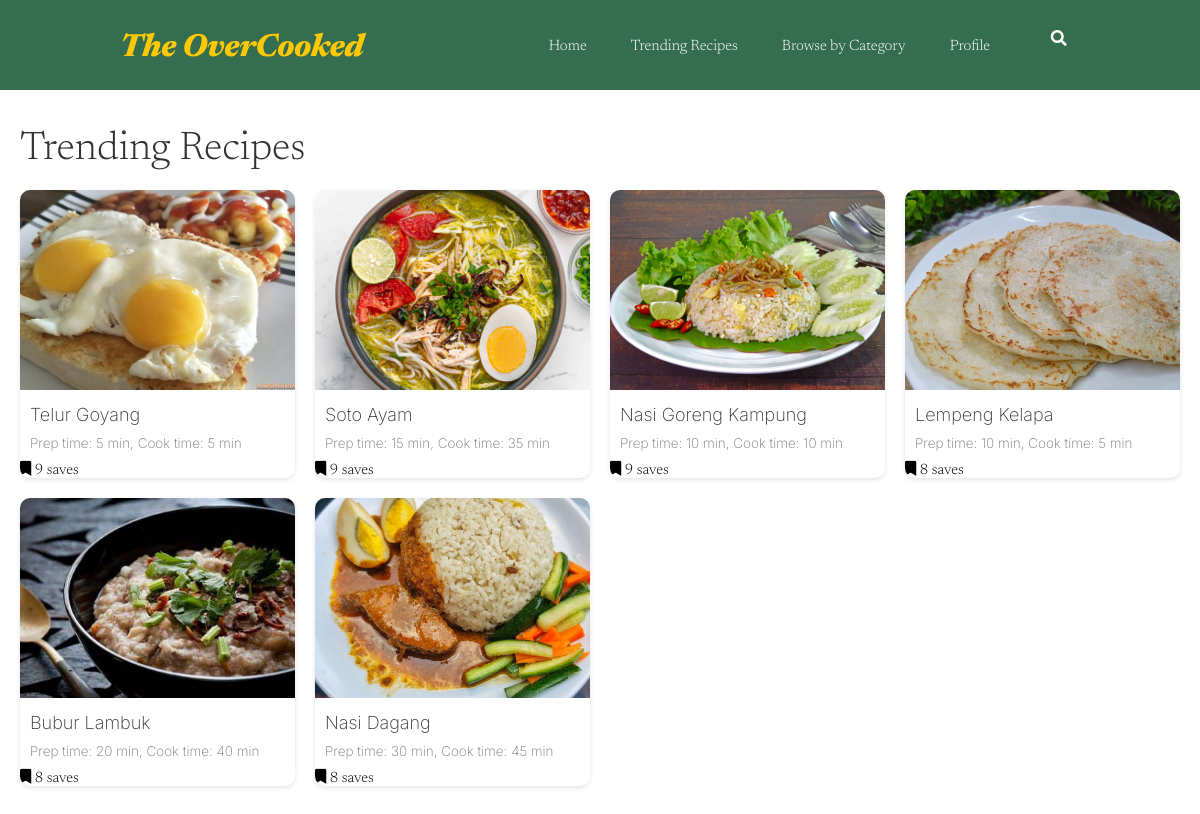
The page /GRUC.recipe_list_trending.php (signed in) on the database its author committed.
### tables this page shows
CREATE TABLE `posted_recipe` (
  `recipeId` int(11) NOT NULL,
  `recipeName` varchar(255) NOT NULL,
  `chefId` int(11) NOT NULL,
  `category` enum('Breakfast','Lunch','Dinner','Dessert','Beverages') NOT NULL,
  `tag` text NOT NULL,
  `picture` varchar(255) NOT NULL,
  `note` varchar(255) NOT NULL,
  `details` varchar(255) NOT NULL,
  `ingredients` text NOT NULL,
  `instruction` text NOT NULL,
  `approved` tinyint(1) DEFAULT 0,
  `datetime_posted` datetime NOT NULL DEFAULT current_timestamp()
);

### GRUC.fetch_trending_recipe.php (the view, shortened to what this page needs)
<?php
$host = "localhost";
$username = "root";
$password = "";
$database = "the_overcooked_db";
try {
    $conn = mysqli_connect($host, $username, $password, $database);
} catch (Exception $e) {
    die("Connection failed: " . $e->getMessage());
}
$sql = "SELECT
            pr.recipeId,
            pr.recipeName,
            pr.picture,
            pr.details,
            COUNT(sr.savedRecipeId) as save_count
        FROM posted_recipe pr
        LEFT JOIN saved_recipe sr ON pr.recipeId = sr.recipeId
        GROUP BY pr.recipeId, pr.recipeName, pr.picture, pr.details
        ORDER BY save_count DESC
        LIMIT 6";
$result = $conn->query($sql);
if ($result->num_rows > 0) {
    while ($row = $result->fetch_assoc()) {
        echo "<a href='GRUC.recipedetails.php?recipeId=" . $row['recipeId'] . "' style='text-decoration: none; color: inherit;'>";
        echo "<div class='recipe-card'>";
        echo "<img src='" . $row['picture'] . "' alt='" . $row['recipeName'] . "'>";
        echo "<h2 class='recipe-name'>" . $row['recipeName'] . "</h2>";
        echo "<p class='recipe-details'>" . $row['details'] . "</p>";
        echo "<p class='save-count'><i class='fas fa-bookmark'></i> " . $row['save_count'] . " saves</p>";
        echo "</div>";
        echo "</a>";
    }
} else {
    echo "<p>No trending recipes found.</p>";
}
?>

### GRUC.recipe_list.css (style rules this page uses)
* { box-sizing: border-box; margin: 0; padding: 0; }
li, a { font-family: "Newsreader", sans-serif; font-weight: 300; font-size: 15px; color: #ffffff; text-decoration: none; }
.navigation_link, li, a { transition: all 0.3s ease 0s; }
.recipe-card { background-color: #fff; border-radius: 10px; overflow: hidden; box-shadow: 0 2px 5px rgba(0, 0, 0, 0.1); transition: transform 0.2s ease-in-out; }
.recipe-card img { width: 100%; height: 200px; object-fit: cover; }
.recipe-name { font-size: 1.2em; margin: 10px; font-family: "Inter", sans-serif; font-weight: 200; color: #333; }
.recipe-details { font-size: 0.9em; color: #777; margin: 0 10px 10px 10px; font-family: "Inter", sans-serif; font-weight: 200; }

### rows shown on the page
posted_recipe: picture (picture), recipeName "Telur Goyang", details "Prep time: 5 min, Cook time: 5 min", save_count "9"
posted_recipe: picture (picture), recipeName "Soto Ayam", details "Prep time: 15 min, Cook time: 35 min", save_count "9"
posted_recipe: picture (picture), recipeName "Nasi Goreng Kampung", details "Prep time: 10 min, Cook time: 10 min", save_count "9"
posted_recipe: picture (picture), recipeName "Lempeng Kelapa", details "Prep time: 10 min, Cook time: 5 min", save_count "8"
posted_recipe: picture (picture), recipeName "Bubur Lambuk", details "Prep time: 20 min, Cook time: 40 min", save_count "8"
posted_recipe: picture (picture), recipeName "Nasi Dagang", details "Prep time: 30 min, Cook time: 45 min", save_count "8"
